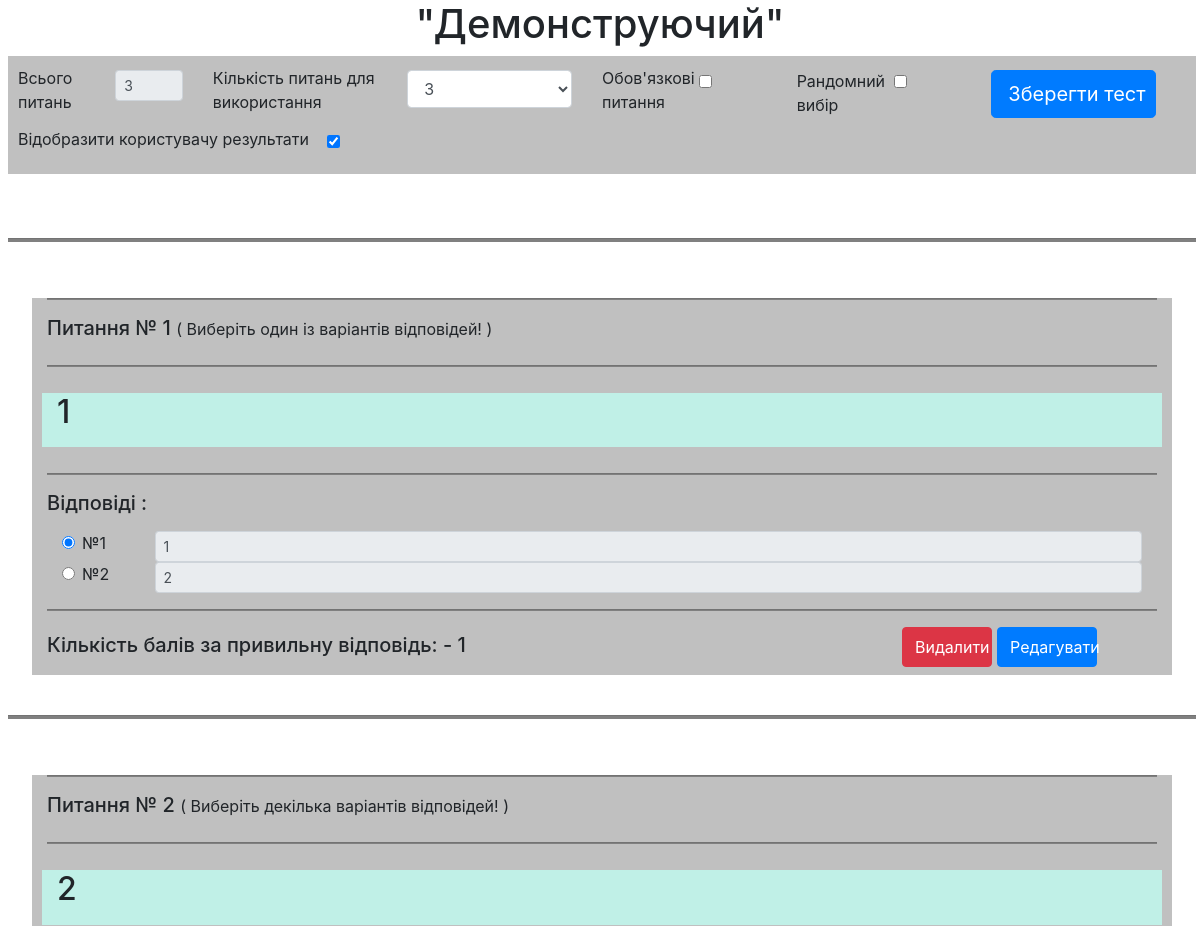
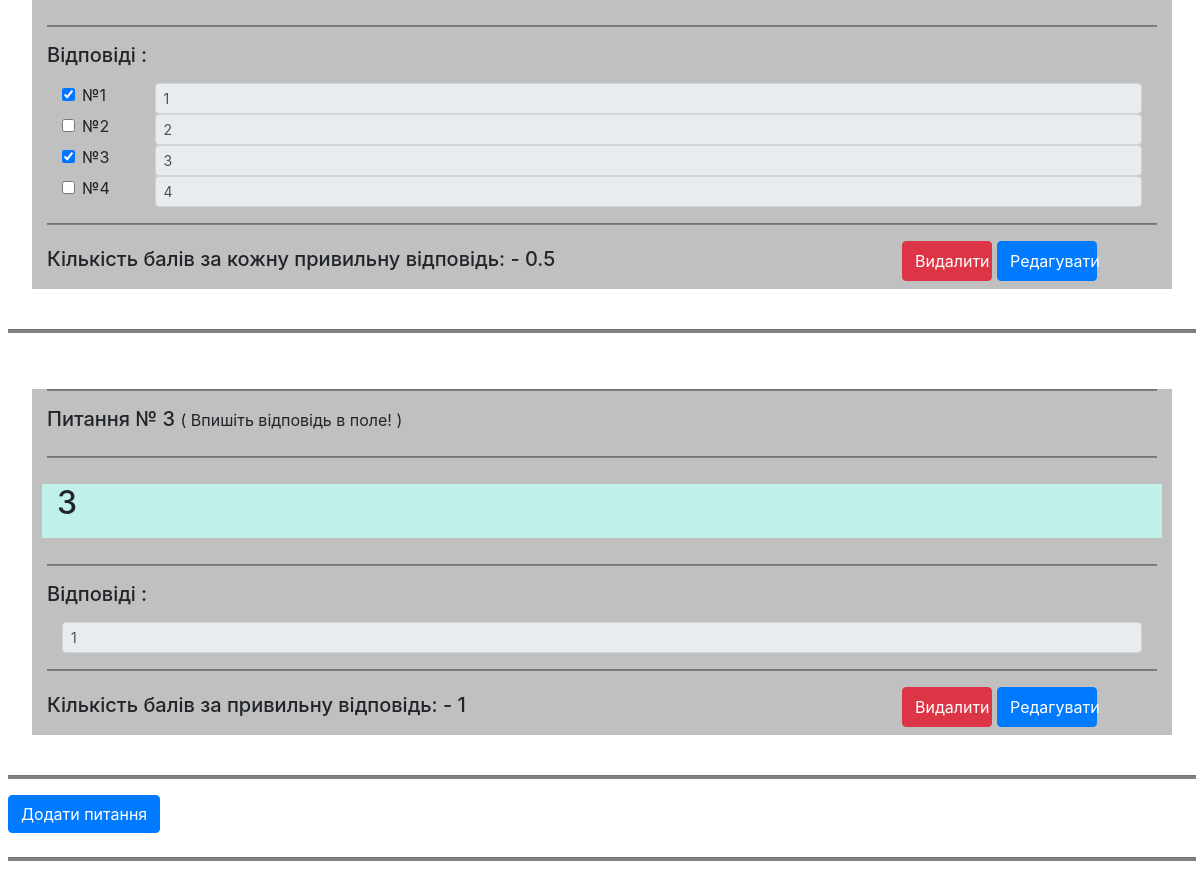
The page /admin/create_test_basic.php?id=21 on the database its author committed (2 pictures, top to bottom).
### tables this page shows
CREATE TABLE `tests` (
  `id_test` int(11) NOT NULL,
  `testname` varchar(60) NOT NULL,
  `testputh` varchar(100) DEFAULT NULL,
  `active` tinyint(1) NOT NULL,
  `count_quest` int(11) DEFAULT NULL,
  `sum_ball` int(11) DEFAULT NULL,
  `include_impot` int(11) DEFAULT NULL,
  `random` int(11) DEFAULT NULL,
  `show_result` tinyint(4) DEFAULT NULL
);

CREATE TABLE `questions` (
  `id_question` int(11) NOT NULL,
  `questiontype` varchar(60) NOT NULL,
  `questiontext` text NOT NULL,
  `question_answ_count` tinyint(4) DEFAULT NULL,
  `questionanswer` text NOT NULL,
  `questionball` double NOT NULL,
  `questionimg` varchar(60) DEFAULT NULL,
  `question_impot` tinyint(4) DEFAULT NULL,
  `test_id` int(11) DEFAULT NULL
);

### admin/create_test_basic.php (the view, shortened to what this page needs)
<!DOCTYPE html>
<html lang="ru">
<head>
    <link rel="stylesheet" href="https://stackpath.bootstrapcdn.com/bootstrap/4.1.3/css/bootstrap.min.css">
</head>
<body>
<?php
     require ('../conection_db.php');
     $angl_msg = null;
     $angl_err = null;
    if (isset($_GET['id']))
    {
        $test_id =  $_GET['id'];
        $testname = mysqli_fetch_array(mysqli_query($conection, "SELECT * FROM `tests` WHERE id_test = '$test_id' "))['testname'];
    }
    else
    {
        echo "<h1> Помилка!!! <h1>";
        exit;
    }
    $query_test = "SELECT * FROM `tests` WHERE id_test ='$test_id'";
    $result_test = mysqli_query($conection, $query_test) or die(mysqli_error($conection));
    $row_test = mysqli_fetch_array($result_test);
    $query = "SELECT * FROM `questions` WHERE test_id ='$test_id'";
    $result = mysqli_query($conection, $query) or die(mysqli_error($conection));
    $count = mysqli_num_rows($result);
    $counter_impot = 1;
?>
    <h1 align="center"> "<?php echo $testname; ?>" </h1>
    <form action="save_test.php" method="POST" >
         <div  style= "background-color: #C0C0C0; width:99%; margin-left : 8px; padding:10px">
            <div class="row" style="width:100%">
                <div class="col-1">
                    <label for="exampleFormControlSelect1">Всього питань</label>
                </div>
                <div class="col-1">
                    <div class="form-group" style="margin-top: 4px;">
                        <input class="form-control form-control-sm" type="text" value="<?php echo "$count"; ?>" readonly >
                    </div>
                </div>
                <div class="col-2">
                    <label for="exampleFormControlSelect1">Кількість питань для використання</label>
                </div>
                <div class="col-2">
                    <div class="form-group" style="margin-top: 4px;">
                        <select name='cont_quest' class="form-control" id="exampleFormControlSelect1"  >
                            <?php
                                for($itr = $count; $itr >= $counter_impot; $itr-- )
                                {
                                    $alpha = null;
                                    if(isset($row_test['count_quest'])){
                                        if($row_test['count_quest'] == $itr){
                                            $alpha = 1;
                                        }
                                    }
                                    echo "<option value=\"$itr\"" . (isset($alpha) ? "selected" : "") . ">$itr</option>";
                                }
                            ?>
                        </select>
                    </div>
                </div>
                <div class="col-1" style="margin-top: 0px;">
                    <label class="form-check-label"   style="margin-left: 0px; " >
                        Обов'язкові питання
                    </label>
                </div>
                <div class="col-1">
                    <div class="form-check" style=" margin-top : 4px; ">
                        <input onclick="include_impot_onclic()" class="form-check-input" type="checkbox"  name="include_impot" value="1" <?php if(isset ($row_test['include_impot'])){if($row_test['include_impot'] == 1){ echo "checked"; }} ?>>
                    </div>
                </div>
                <div class="col-1"style="margin-top: 3px;">
                    <label class="form-check-label" style="margin-left: 0px;" >
                        Рандомний вибір
                    </label>
                </div>
                <div class="col-1">
                    <div class="form-check" style=" margin-top : 4px; ">
                        <input class="form-check-input" type="checkbox"  name="random" value="1"  <?php if(isset ($row_test['random'])){if($row_test['random'] == 1){ echo "checked"; }} ?>>
                    </div>
                </div>
                <div class="col-2" style="margin-top: 4px;">
                    <button  class="btn btn-lg btn-primary btn-block" type="submit">Зберегти тест</button>
                </div>
            </div>
            <div class="row" style="width:100%; height:40px">
                <div class="col-4"style="margin-top: 3px;">
                    <label class="form-check-label" style="margin-left: 0px;" >
                        Відобразити користувачу результати
                    </label>
                </div>
                <div class="col-1">
                    <div class="form-check" style=" margin-top : 6px; margin-left : -80px;">
                        <input class="form-check-input" type="checkbox"  name="show_result" value="1"  <?php if(isset ($row_test['show_result'])){if($row_test['show_result'] == 1){ echo "checked"; }} ?>>
                    </div>
                </div>
            </div>
        </div>
    </form>
    <br><br>
    <div style= "width:99%; margin-left : 8px; ">
        <?php
            if($count > 0)
            {
                $counter = 1;
                while ($row = mysqli_fetch_array($result))
                {
                    $reson = true;
                    if( $reson){
                        echo "<hr noshade   style = \"height: 3px;\"> <br>";
                        Showqvestions($counter, $row);
                        echo "<br>";
                    }
                    $counter++;
                }
            }
            else
            {
                        ShowInfo( $angl_msg , $angl_err );
                        echo "<br> <hr noshade   style = \"height: 3px;\"> ";
                        echo "<br><h4>Відсутні питання!</h4>";
                        echo "<br> <hr noshade   style = \"height: 3px;\"> ";
            }
        ?>
        <hr noshade   style = "height: 3px;">
        <div class="row" >
            <div class="col-2">
                <button type="submit" class="btn btn-primary mb-2" onClick="hide_show();return false;" id="link">Додати питання</button>
            </div>
        </div>
        <hr noshade   style = "height: 3px;">
    </div>
    <br><br><br><br>
</body>
</html>
        ?><div class="alert alert-danger" role="alert"> <?php echo $angl_err; ?> </div><?php
    function Showqvestions($counter, $row)
    {
        $id_question =          $row['id_question'];
        $questiontype  =        $row['questiontype'];
        $questiontext  =        $row['questiontext'];
        $question_answ_count =  $row['question_answ_count'];
        $questionanswer =       $row['questionanswer'];
        $questionball  =        $row['questionball'];
        $test_id =              $row['test_id'];
        if($questiontype == "only")
            $tyte_text =  " Виберіть один із варіантів відповідей! ";
        elseif($questiontype == "some")
            $tyte_text =  " Виберіть декілька варіантів відповідей! ";
        elseif($questiontype == "text")
            $tyte_text =  " Впишіть відповідь в поле! ";
        elseif($questiontype == "ratio")
            $tyte_text =  " Встановіть відповідність ";
        else
            $tyte_text =  "Помилка в питанні зверніться до викладача!!!";
        ?>
            <form  action ="question_editor_delet.php" method="post" style="width: 100%; ">
                <div class="container" style= "background-color: #C0C0C0">
                    <hr noshade   style = "height: 1px" >
                    <div class="row">
                        <div class="col-12">
                            <label for="exampleFormControlSelect1" ><h5 style = "display : inline"> Питання № <?php echo"$counter  ";  ?></h5> <?php echo"( $tyte_text )"; ?></label>
                        </div>
                    </div>
                    <hr noshade   style = "height: 1px" >
                    <div class="row" style = "padding:10px">
                        <div class="col-12" style = "background-color: #C0F0E7;  ">
                            <label for="exampleFormControlSelect1"><h2>
                                <?php echo "$questiontext" ?>
                            </h2></label>
                        </div>
                    </div>
                    <hr noshade   style = "height: 1px" >
                    <div class="row">
                        <div class="col-12">
                                <label for="exampleFormControlSelect1"><h5>Відповіді : </h5></label> <br>
                                <?php
                                        if($questiontype == "only" || $questiontype == "some")
                                        {
                                            echo "<div class=\"container\">";
                                                $mass_answ = explode("\n", $questionanswer);
                                                if($questiontype == "only")
                                                {
                                                    for($iter = 1; $iter <=  $question_answ_count; $iter++)
                                                    {
                                                        ?>
                                                            <div class="row">
                                                                <div class="col-1" >
                                                                    <div class="form-check">
                                                                        <input onclick="click_edit(<?php echo $id_question ?>)" class="form-check-input" type="radio" name="exampleRadio"  value="<?php echo "$iter"; ?>" <?php if($iter == explode("\n#\n", $questionanswer)[1])echo "checked"; ?>>
                                                                        <label class="form-check-label" for="exampleRadios">
                                                                            №<?php echo "$iter";  ?>
                                                                        </label>
                                                                    </div>
                                                                </div>
                                                                <div class="col-11">
                                                                    <input class="form-control form-control-sm" type="text" value="<?php $buf = $mass_answ[$iter - 1]; echo "$buf";  ?>" name="radio_<?php echo "$iter"; ?>" readonly >
                                                                </div>
                                                            </div>
                                                        <?php
                                                    }
                                                }
                                                elseif($questiontype == "some")
                                                {
                                                    for($iter = 1; $iter <=  $question_answ_count; $iter++){
                                                        ?>
                                                            <div class="row">
                                                                <div class="col-1" >
                                                                    <div class="form-check">
                                                                        <input onclick="click_edit(<?php echo $id_question ?>)" class="form-check-input" type="checkbox" name="exampleсheckbox_<?php echo "$iter"; ?>"  value="1"  <?php if(in_array("$iter", explode("\n", explode("\n#\n", $questionanswer)[1])))echo "checked"; ?> >
                                                                        <label class="form-check-label" for="exampleсheckbox_<?php echo "$iter"; ?>">
                                                                            №<?php echo "$iter";  ?>
                                                                        </label>
                                                                    </div>
                                                                </div>
                                                                <div class="col-11">
                                                                    <input class="form-control form-control-sm" type="text" value="<?php $buf = $mass_answ[$iter - 1]; echo "$buf";  ?>" name="checkbox_<?php echo "$iter"; ?>" readonly>
                                                                </div>
                                                            </div>
                                                        <?php
                                                    }
                                                }
                                            echo "</div>";
                                        }
                                        elseif($questiontype == "text" )
                                        {
                                            ?>
                                                <div class="col-12">
                                                    <input onclick="click_edit(<?php echo $id_question ?>)" class="form-control form-control-sm" type="text" name = "text_answ" value = "<?php echo explode("\n#\n", $questionanswer)[1]; ?>" readonly>
                                                </div>
                                            <?php
                                        }
                                ?>
                        </div>
                    </div>
                    <hr noshade   style = "height: 1px" >
                    <div class="row">
                        <div class="col-6" style="margin-top : 6px">
                            <label for="exampleFormControlSelect1"><h5>Кількість балів за <?php if($questiontype == "some")echo "кожну"; ?> привильну  відповідь: - <?php  echo "$questionball"; ?>  </h5></label>
                        </div>
                        <div class="col-3" style="margin-top : 10px">
                        </div>
                        <form  action ="question_editor_delet.php" method="post">
                            <div class="col-1">
                                <button class="btn btn-danger btn-primary btn-block" type="submit" style="height : 40px; width: 90px">Видалити</button>
                            </div>
                        </form>
                        <form  action ="question_editor_delet.php" method="post">
                            <div class="col-1">
                                <button id="btn_edit_<?php echo $id_question ?>" type="submit" class="btn btn-primary mb-2" style="height : 40px; width: 100px" name="save_quest" value = "<?php echo $test_id; ?>">Редагувати</button>
                            </div>
                        </form>
                    </div>
                </div>
            </form>
        <?php
    }
        ?>

### rows shown on the page
tests: testname "Демонструючий", show_result "☑"
questions: counter "1", questiontype "Виберіть один із варіантів відповідей!", questiontext "1", questionanswer "☑", radio_1 "1", radio_2 "2", questionball "1", $id_question 4 (drawn)
questions: counter "2", questiontype "Виберіть декілька варіантів відповідей!", questiontext "2", questionanswer "☑", question_answ_count 4 (drawn), checkbox_1 "1", checkbox_2 "2", checkbox_3 "3", checkbox_4 "4", shows "кожну", questionball "0.5", $test_id 21 (drawn)
questions: counter "3", questiontype "Впишіть відповідь в поле!", questiontext "3", text_answ "1", questionball "1", $test_id 21 (drawn)

### other values the page prints
form field cont_quest "3"
